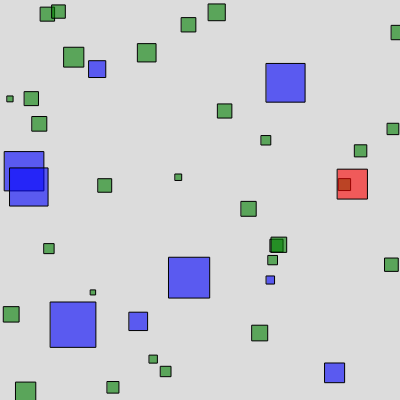
Frame 1 (no input)
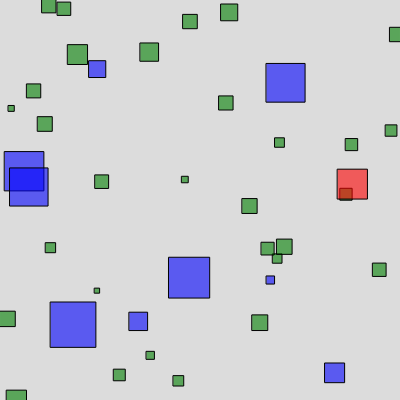
Frame 60 (no input)
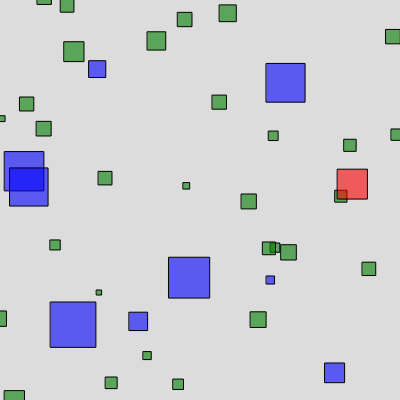
Frame 120 (the mouse pressed at the canvas centre since frame 60)

The p5.js sketch that drew these frames (run headless with seeded random() and noise() and a simulated clock; from frame 60 on, the mouse is pressed at the canvas centre):

// p5.js sketch
// ── sketch.js

const targets = [];
const bullets = [];
let canvas = null;

function setup() {
  canvas = createCanvas(400, 400);

  for (var i = 0; i < 10; i++) {
    const w = random(width);
    const h = random(height);
    const size = random(5, 50);
    targets.push(new Target(w, h, size, 'blue'));
  }

  for (var j = 0; j < 30; j++) {
    const w = random(width);
    const h = random(height);
    const size = random(5, 20);
    bullets.push(new Bullet(w, h, size, 'green'));
  }
}

function draw() {
  background(220);
  bullets.forEach(bullet => {
    bullet.show();
    bullet.move();
  });

  for (var i = 0; i < targets.length; i++) {
    for (var j = 0; j < bullets.length; j++) {
      const hit = targets[i].hit(bullets[j]);
      if (hit) {
        targets[i].color = 'red';
        break;
      } else targets[i].color = 'blue'
    }
  }

  targets.forEach(target => target.show());
}

class Element {
  constructor(x, y, size, color) {
    this.x = x;
    this.y = y;
    this.size = size;
    this.color = color;
    this.position = new p5.Vector(this.x, this.y);
  }

  show() {
    const c = color(this.color);
    c.setAlpha(150);
    fill(c);
    rectMode(CENTER)
    rect(this.position.x, this.position.y, this.size, this.size)
  }
}

class Bullet extends Element {
  move() {
    this.position.add(p5.Vector.random2D())
  }
}
class Target extends Element {
  hit(player) {
    if (Math.abs(this.position.x - player.position.x) < this.size / 2 + player.size / 2 && Math.abs(this.position.y - player.position.y) < this.size / 2 + player.size / 2) return true;
  }
}

function shoot() {
    x = p.x + 6.5;
    y = p.y + 12.5;
    bullets.push(new Bullet(x, y));
}

function spawnEnemies() {
    let x = 650;
    let y = 30;

    for (let i = 0; i < 14; i++) {
        enemies.push(new Enemy(x, y));
        y += 40
    }
}

// check hit
for (let i = 0; i < bullets.length; i++){
    for (let j = 0; j < enemies.length; j++){
        let d = dist(bullets[i].x, bullets[i].y, enemies[j].x, enemies[j].y)
        if (d < 1){
            console.log('hit');
        }
    }
}
